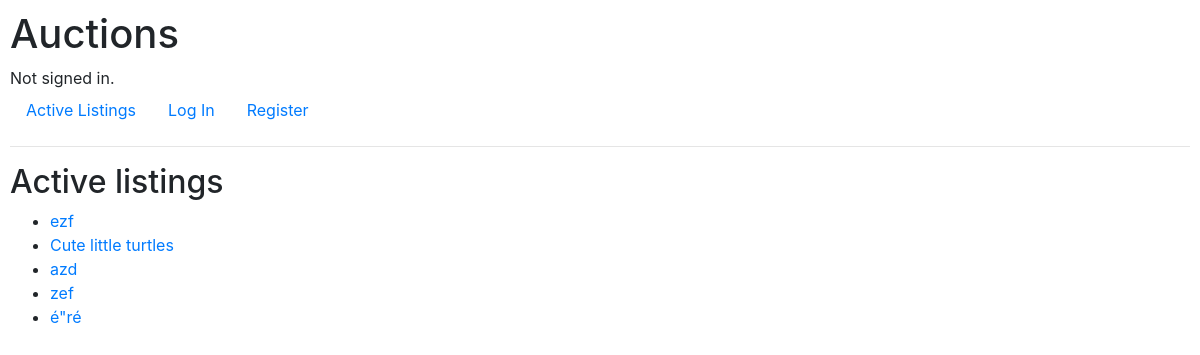
The app's page /, older data.
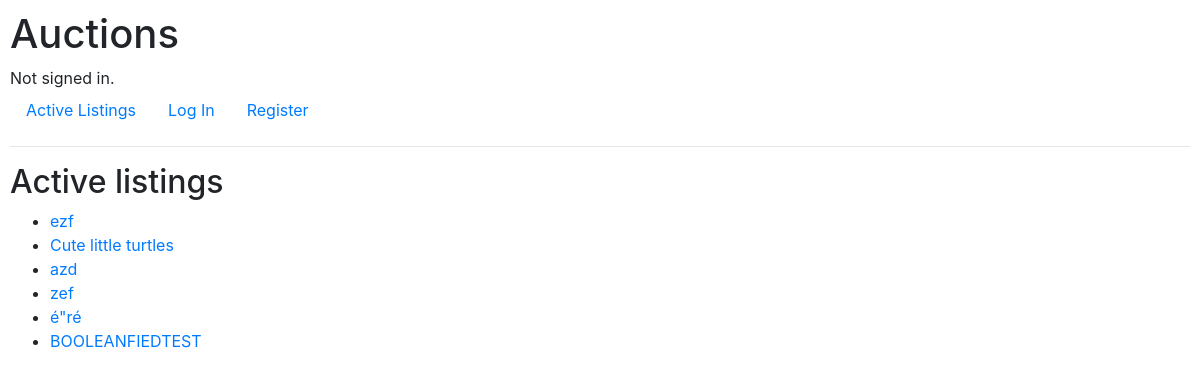
The same page, newer data.
### auctions/models.py (models this page shows, shortened)
class AuctionListing(models.Model):
    title = models.CharField(max_length=50)
    user = models.ForeignKey(User, on_delete=models.CASCADE, related_name="user", null=True, default=None)
    description = models.CharField(max_length=100)
    startingbid = models.IntegerField()
    imageurl = models.URLField()
    type = models.CharField(max_length=20)
    onwatchlist = models.BooleanField(default=False)

### auctions/views.py (the view)
# urls.py: path("", views.index, name="index"),
def index(request):
        active_listings = AuctionListing.objects.all()
        return render(request, "auctions/index.html", {
            "auctionlistings": active_listings
        })

### auctions/templates/auctions/index.html (shortened to what this page needs)
{% extends "auctions/layout.html" %}
{% block body %}
    <h2>Active listings</h2>
    <ul>
        {% for listing in auctionlistings %}
            <li><a href="{{listing.title}}">{{listing.title}}</a></li>
        {% endfor %}
    </ul>
{% endblock %}

Row changes from the older to the newer data that the page shows:
added AuctionListing: title "BOOLEANFIEDTEST"
